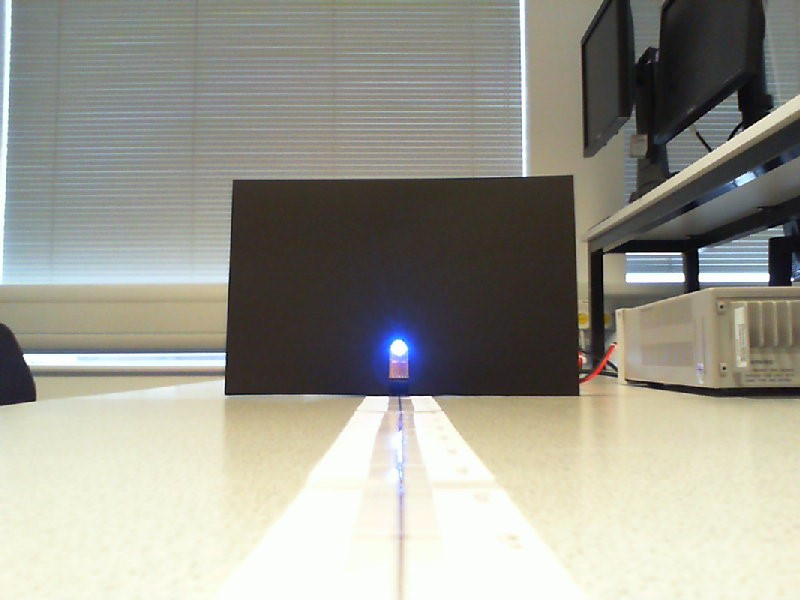
#> input picture 70cm.jpg, 800 x 600 px
$ python 'blobs detector.py'   (older library calls are emulated)
#> lines starting #> are read from the running program, lines starting #| are printed output that depends on the picture
import cv2
import numpy as np
from matplotlib import pyplot as plt

# Read image
original_image = cv2.imread("./70cm.jpg")
#> original_image is the input picture: shape (600, 800, 3); mean B, G, R 143, 153.4, 154.4
im =cv2.cvtColor(original_image, cv2.COLOR_BGR2GRAY)
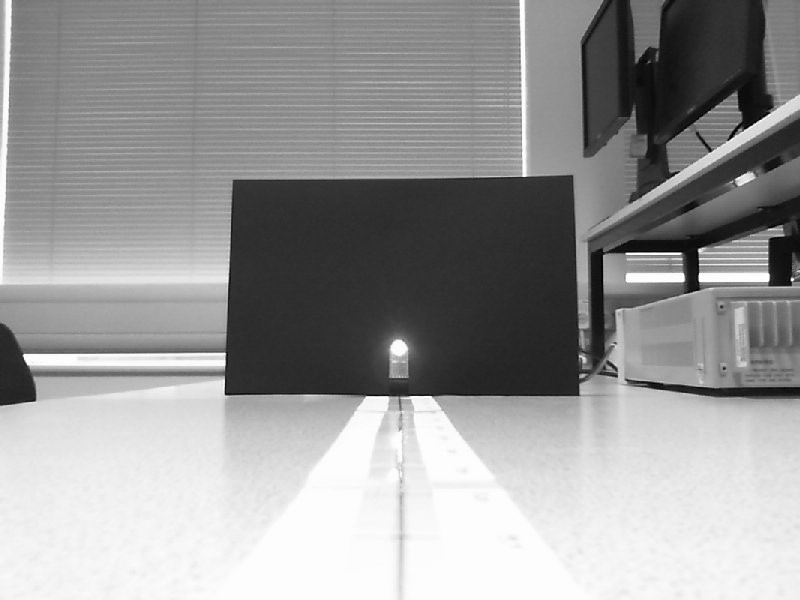
#> im: shape (600, 800); min 0, max 255, mean 152.5

ret,mask = cv2.threshold(im, 240, 255, cv2.THRESH_TOZERO)
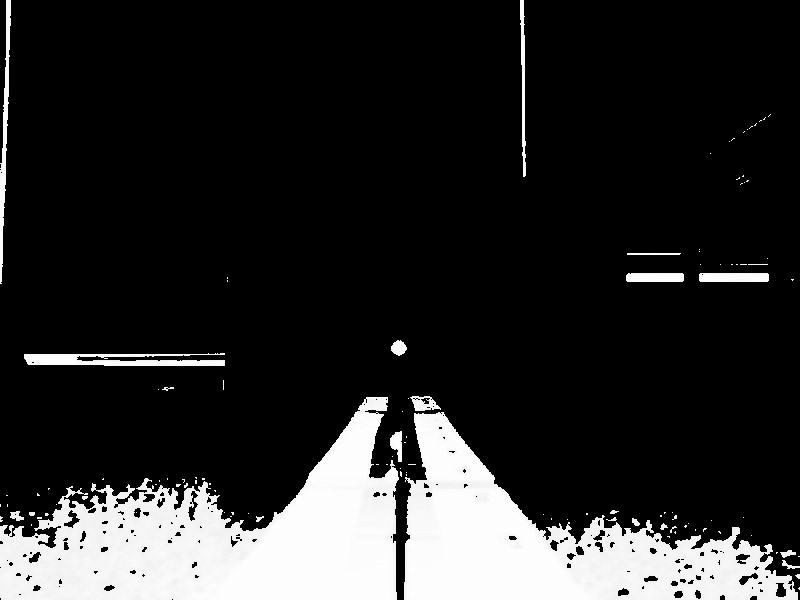
#> mask: shape (600, 800); min 0, max 255, mean 41.3
mask = cv2.GaussianBlur(mask,(9,9),0)
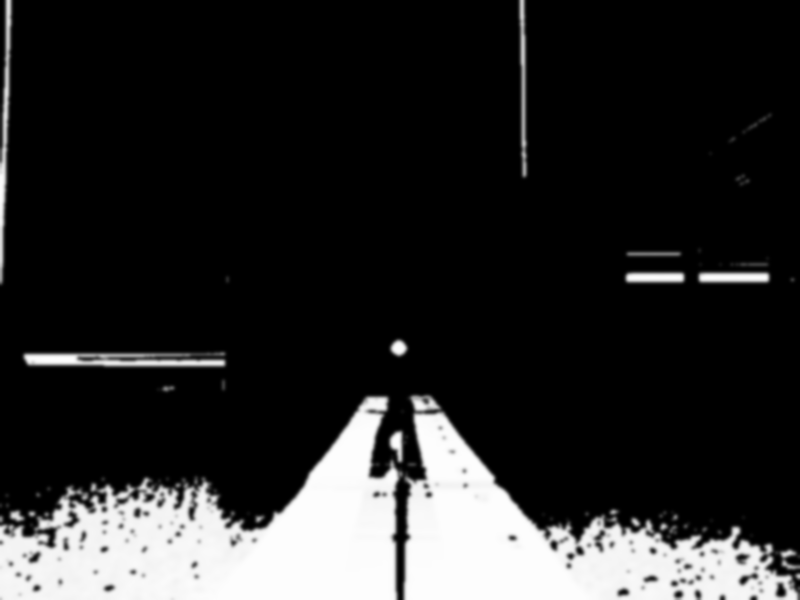
#> mask: shape (600, 800); min 0, max 253, mean 41.3
cv2.imshow("mask", mask)
# Setup SimpleBlobDetector parameters.
params = cv2.SimpleBlobDetector_Params()

# Change thresholds

params.filterByColor = True;
params.blobColor = 255

params.minThreshold = 240
params.maxThreshold = 255;
params.thresholdStep=2;
# Filter by Area.
params.filterByArea = True
params.minArea = 5

# Filter by Circularity
params.filterByCircularity = True
params.minCircularity = 0.7

# Filter by Convexity
params.filterByConvexity = True
params.minConvexity = 0.87

# Filter by Inertia
params.filterByInertia = True
params.minInertiaRatio = 0.5

# Create a detector with the parameters
ver = (cv2.__version__).split('.')
if int(ver[0]) < 3 :
    detector = cv2.SimpleBlobDetector(params)
else :
    detector = cv2.SimpleBlobDetector_create(params)

# [10 lines of commented-out code are left out]
keypoints = detector.detect(mask)
#> keypoints = 1 keypoints; (x, y, size): (398, 348, 7.3)
im2 = 0
print(len(keypoints))
#| 1
for marker in keypoints:
 im2 = cv2.drawMarker(original_image, tuple(int(i) for i in marker.pt),markerType=cv2.MARKER_STAR, color=(0, 0, 255))
#> this loop made 1 pass
#> marker on pass 1: keypoint at (398.3, 347.6), size 7.3
plt.imshow(im2), plt.show()
# Draw detected blobs as red circles.
# cv2.DRAW_MATCHES_FLAGS_DRAW_RICH_KEYPOINTS ensures the size of the circle corresponds to the size of blob
# im_with_keypoints = cv2.drawKeypoints(im, keypoints, np.array([]), (0,0,255), cv2.DRAW_MATCHES_FLAGS_DRAW_RICH_KEYPOINTS)

# Show keypoints
cv2.namedWindow('Keypoints')
cv2.imshow("Keypoints", im2)
cv2.waitKey(0)

$ run again, with 50cm.jpg copied over 70cm.jpg
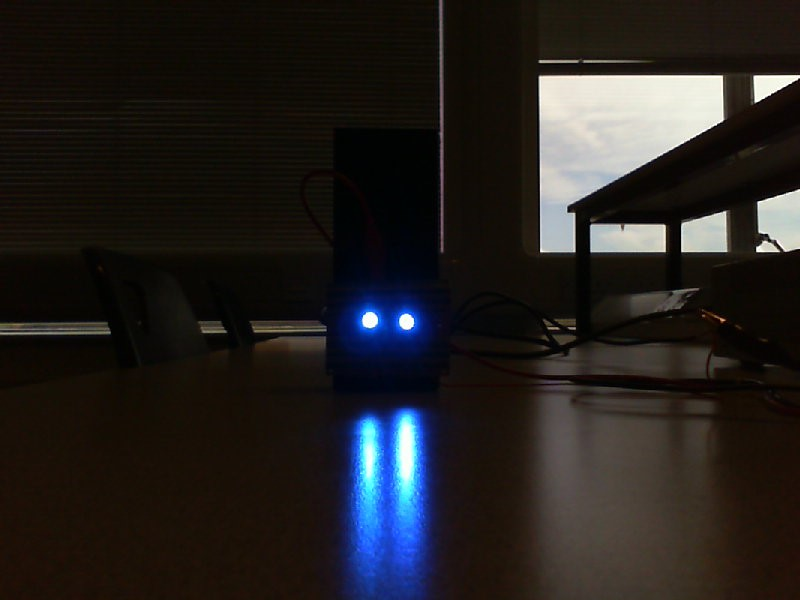
#> input picture 50cm.jpg, 800 x 600 px
#> original_image is the input picture: shape (600, 800, 3); mean B, G, R 31.9, 33, 35.9
#> `im =cv2.cvtColor(original_image, cv2.COLOR_BGR2GRAY)`:
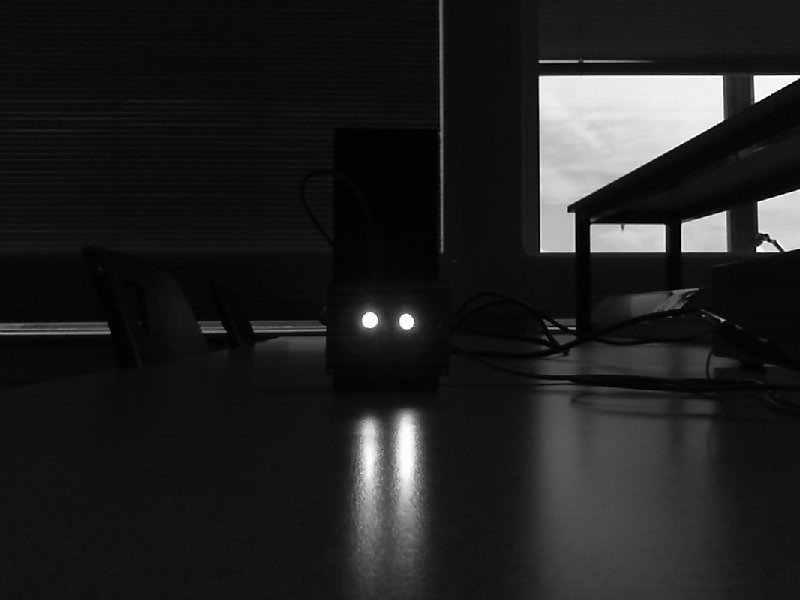
#> im: shape (600, 800); min 0, max 255, mean 33.7
#> `ret,mask = cv2.threshold(im, 240, 255, cv2.THRESH_TOZERO)`:
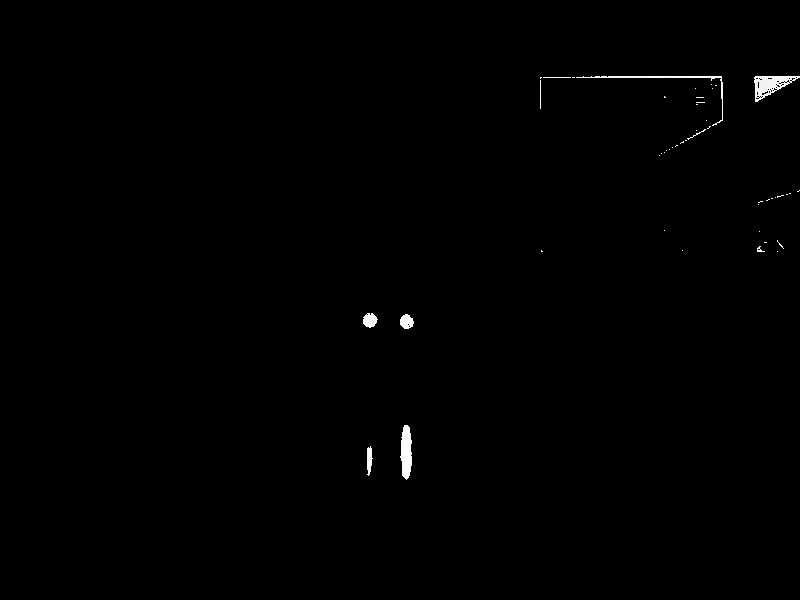
#> mask: shape (600, 800); min 0, max 255, mean 1.1
#> keypoints = 2 keypoints; (x, y, size): (369, 320, 6.4), (406, 321, 5.9)
#| 2
#> the loop `for marker in keypoints:` made 2 passes
#> marker on passes 1 to 2: keypoint at (405.7, 320.8), size 5.9, keypoint at (369.4, 320.1), size 6.4

$ run again, with 90cm_2_led.jpg copied over 70cm.jpg
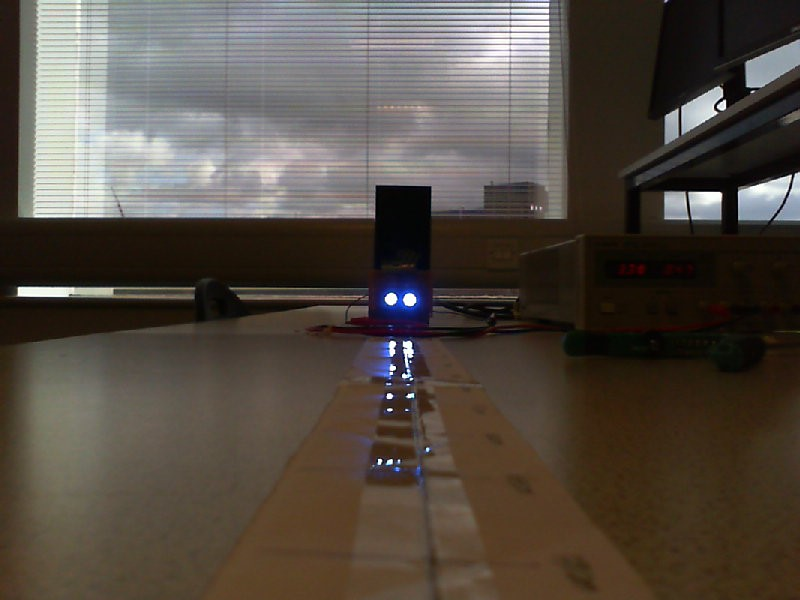
#> input picture 90cm_2_led.jpg, 800 x 600 px
#> original_image is the input picture: shape (600, 800, 3); mean B, G, R 67, 75.5, 83.8
#> `im =cv2.cvtColor(original_image, cv2.COLOR_BGR2GRAY)`:
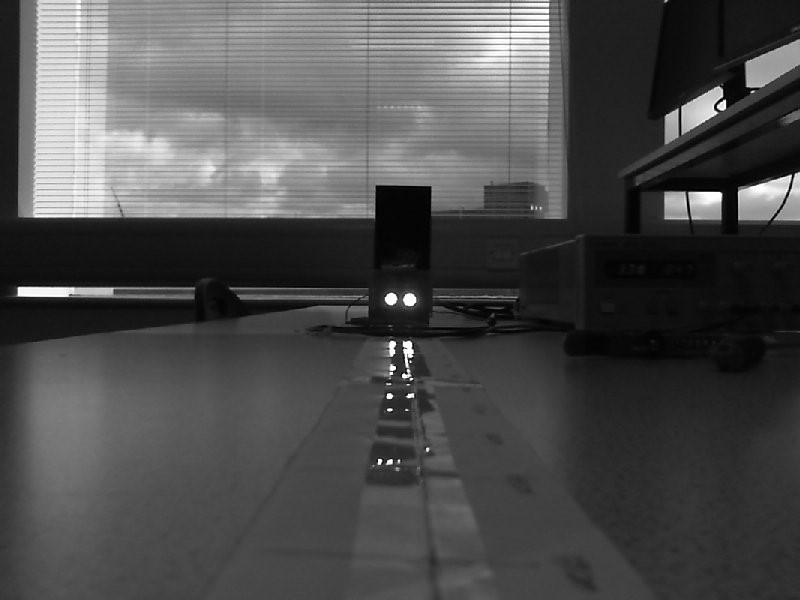
#> im: shape (600, 800); min 0, max 255, mean 77
#> `ret,mask = cv2.threshold(im, 240, 255, cv2.THRESH_TOZERO)`:
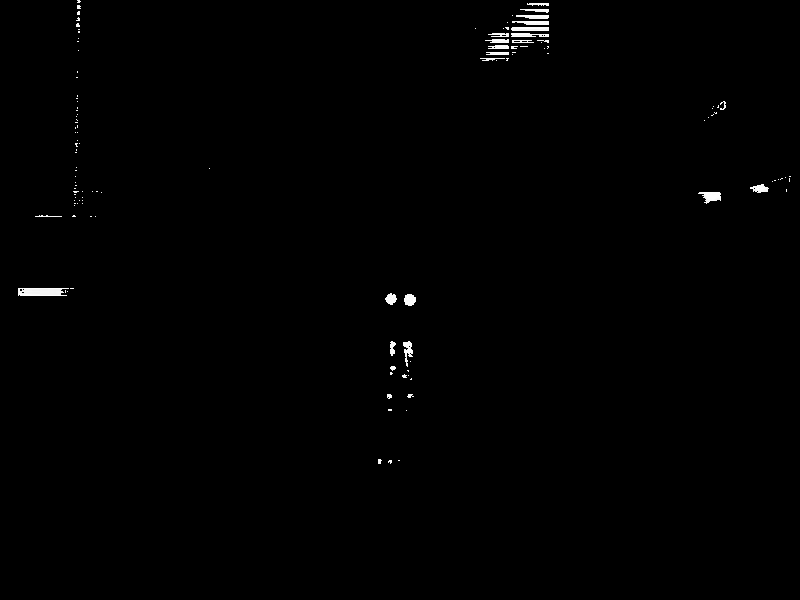
#> mask: shape (600, 800); min 0, max 255, mean 1.3
#> keypoints = 2 keypoints; (x, y, size): (409, 299, 3.5), (391, 299, 3.2)
#| 2
#> the loop `for marker in keypoints:` made 2 passes
#> marker on passes 1 to 2: keypoint at (409.4, 299.4), size 3.5, keypoint at (390.5, 298.5), size 3.2
